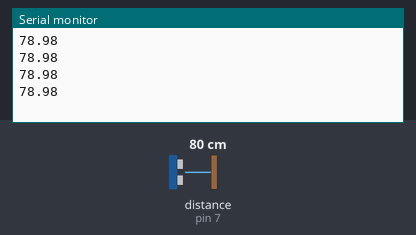
Bench run of a sketch on a simulated Arduino Uno, built with avr-gcc and run on an emulated ATmega328P. Parts: the last lines printed to the serial monitor. Wiring (inferred from the names in the program): ultrasonic range finder: trigger pin 6; echo pin 7. The inputs (shaded band) are chosen by the test bench; at power-on: distance to the obstacle (sensor on pin 7) 80 cm. The echo pulse lasts 58.3 µs per cm.

Above: at 1.2 s.
1.3 s: distance to the obstacle (sensor on pin 7) set to 2 cm
At 1.73 s:
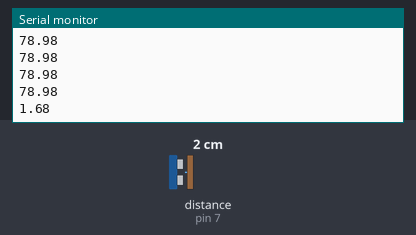
2.8 s: distance to the obstacle (sensor on pin 7) set to 4 cm
At 2.94 s:
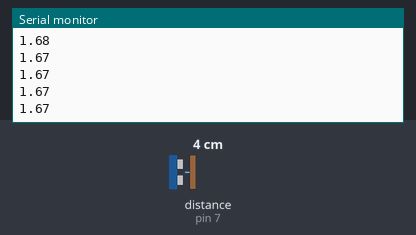
Timing chart, 0 to 5.8 s (numbered marks = the images above; inputs shaded):
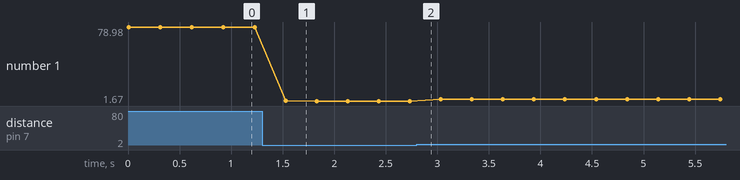

Measured:
- after the input at 1.3 s, the serial monitor: prints a new line after 0.23 s (image 1)
- plotted number 1: 78.98 → 1.67 after the input at 1.3 s, 1.67 → 3.66 after the input at 2.8 s

The sketch:

mesafe_sensoru_1.ino
```cpp
#define trig 6  // Ultrasonik sensörün trig pininin Arduino'daki pin numarası
#define echo 7  // Ultrasonik sensörün echo pininin Arduino'daki pin numarası

void setup() {
  Serial.begin(9600);  // Seri portu başlat, mesafe değerlerini göndermek için
  pinMode(trig, OUTPUT);  // Trig pinini çıkış olarak ayarla
  pinMode(echo, INPUT);   // Echo pinini giriş olarak ayarla
}

void loop() {
  digitalWrite(trig, HIGH);  // Trig pinine yüksek sinyal göndererek sensörü tetikle
  delayMicroseconds(10);     // 10 mikrosaniye bekleme
  digitalWrite(trig, LOW);   // Trig sinyalini düşük seviyeye çekerek tetiği sonlandır

  float duration = pulseIn(echo, HIGH);  // Echo pini yüksek olduğu süreyi ölç ve değişkene ata

  // Mesafe hesaplama
  // Ultrasonik sensör, gönderilen ses dalgasının bir nesneye çarpıp geri dönme süresini ölçer.
  // Bu süre, nesnenin sensöre olan mesafesine bağlıdır.
  // Ses hızı 340m/s civarındadır. Bu nedenle, mesafe = süre * ses hızı / 2 formülü kullanılır.
  // 2'ye bölme işlemi, sesin nesneye gidip geri dönme süresini ikiye böler.
  float distance = duration * 0.034 / 2;  // Süreyi mesafeye dönüştür

  // Sonuçları seri porta gönder
  Serial.println(distance);  // Hesaplanan mesafeyi seri porta yazdır

  delay(300);  // 300 milisaniye bekle, ardından tekrar mesafe ölçümü yap
}
```
